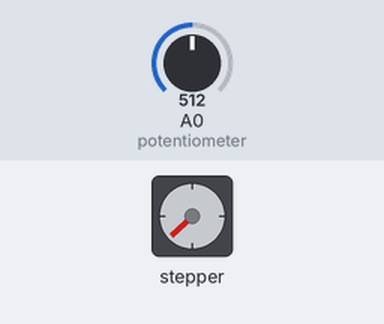
Recording of a sketch running on a simulated Arduino Uno, built with avr-gcc and run on an emulated ATmega328P. On the bench: stepper motor. Wiring (inferred from the names in the program): stepper motor driver (200 steps per turn assumed): step pin 2; direction pin 5. The inputs (shaded band) are chosen by the test bench; at power-on: A0 (potentiometer) = 512.

Above: at 1.2 s.
1.3 s: A0 (potentiometer) set to 306
At 1.65 s:
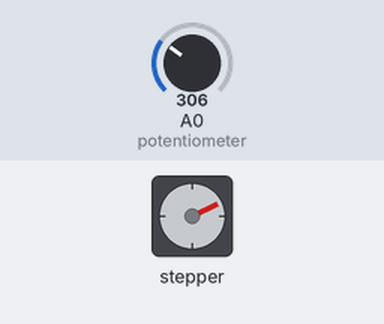
7.3 s: A0 (potentiometer) set to 522
At 7.67 s:
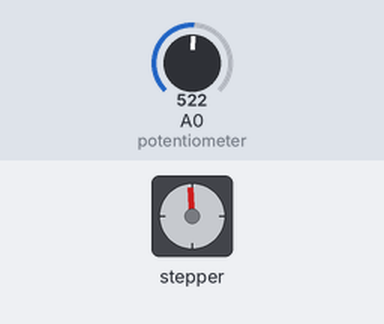
Timing chart, 0 to 16.3 s (numbered marks = the images above; inputs shaded):
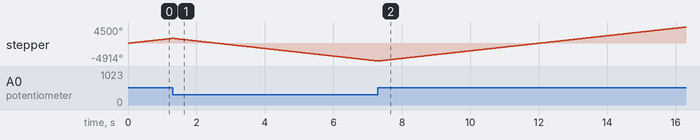

The sketch:

Stepper_direction_with_POT.ino
```cpp
/*
   Modified code: Stepper direction controlled by potentiometer
   Original: Dejan, https://howtomechatronics.com
*/

// Defines pins
#define stepPin 2
#define dirPin 5

int potValue;
int customDelay = 800; // Fixed speed, adjust as needed

void setup() {
  // Set pins as outputs
  pinMode(stepPin, OUTPUT);
  pinMode(dirPin, OUTPUT);
}
void loop() {
  directionControl();

  // Generate step pulse
  digitalWrite(stepPin, HIGH);
  delayMicroseconds(customDelay);
  digitalWrite(stepPin, LOW);
  delayMicroseconds(customDelay);
}

// Potentiometer: left of midpoint = one direction, right = other
void directionControl() {
  potValue = analogRead(A0); // Read potentiometer value (0–1023)
  if (potValue < 512) {
    digitalWrite(dirPin, LOW);  // One direction
  } else {
    digitalWrite(dirPin, HIGH); // Other direction
  }
}
```
